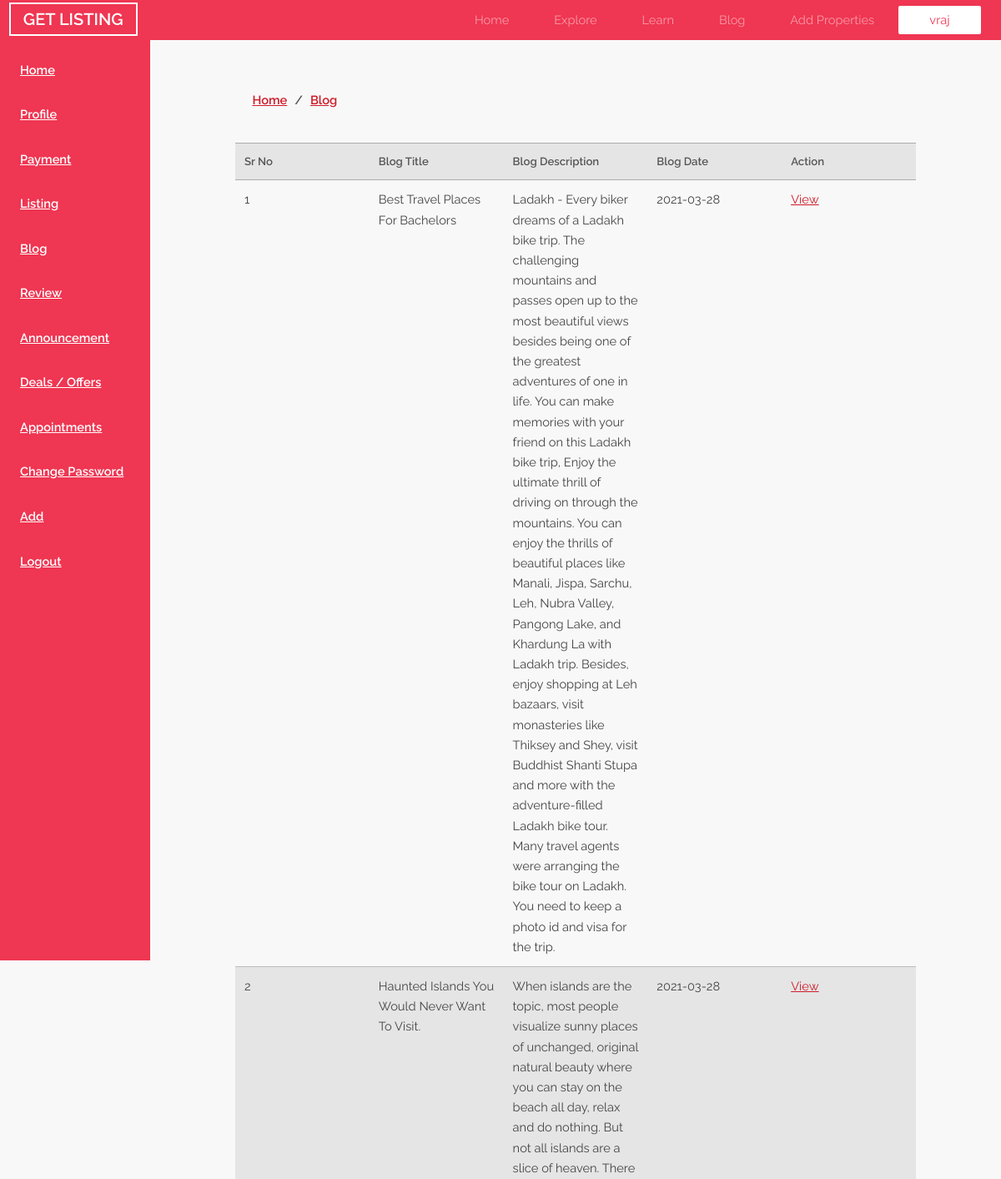
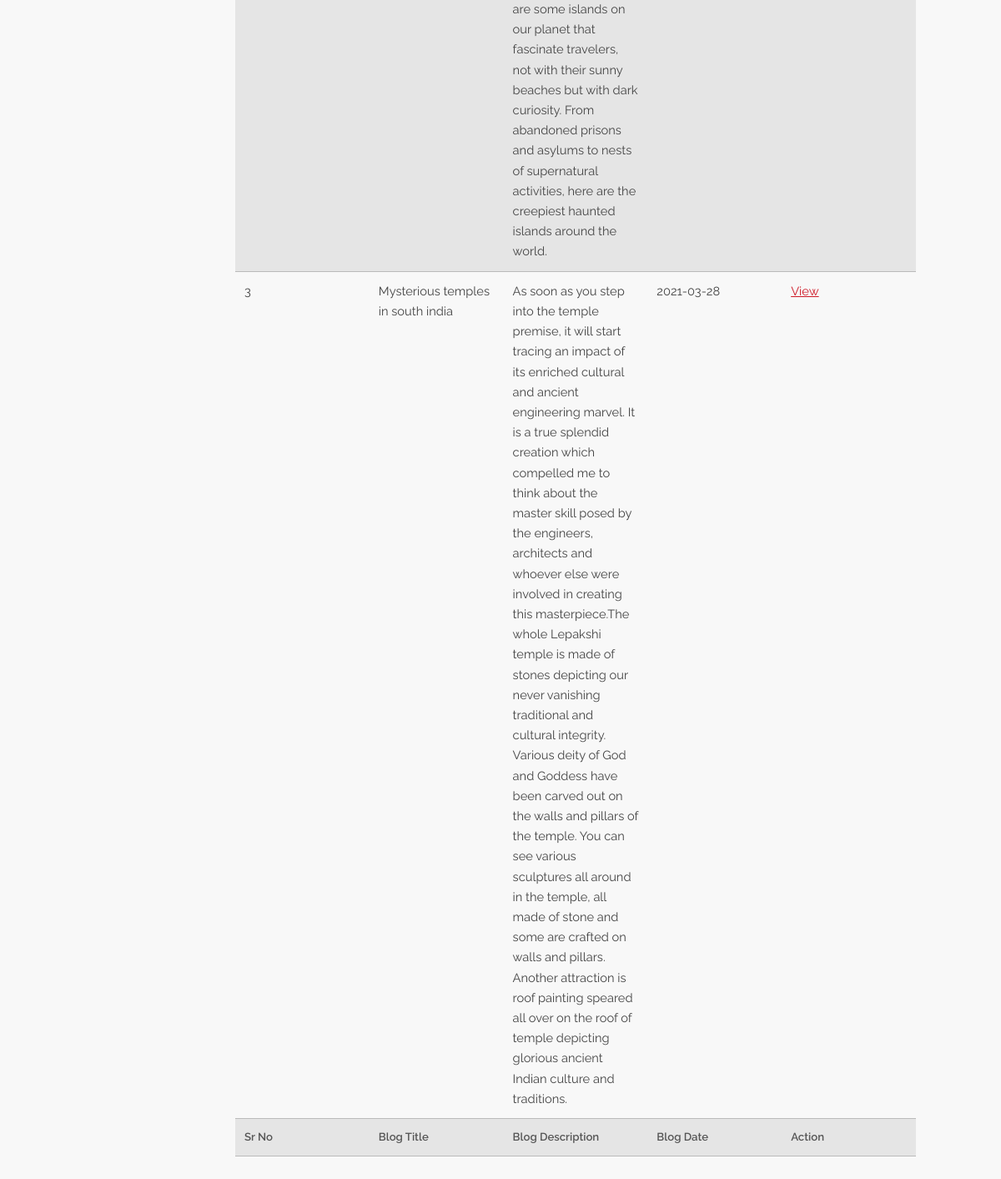
The page /dashboard/blog.php (signed in) on the database its author committed (2 pictures, top to bottom).
### tables this page shows
CREATE TABLE `user_type` (
  `id` int(10) NOT NULL,
  `name` varchar(50) NOT NULL,
  `email` varchar(50) NOT NULL,
  `contact` varchar(10) NOT NULL,
  `password` varchar(50) NOT NULL,
  `verify_code` int(10) NOT NULL,
  `type` varchar(20) NOT NULL DEFAULT 'user',
  `listing` int(10) NOT NULL DEFAULT 0,
  `fav_listing` text NOT NULL,
  `status` int(1) NOT NULL DEFAULT 0
);

CREATE TABLE `blog` (
  `id` int(10) NOT NULL,
  `listing_id` int(10) NOT NULL,
  `member_email` varchar(50) NOT NULL,
  `blog_title` varchar(500) NOT NULL,
  `blog_description` varchar(900) NOT NULL,
  `blog_date` date NOT NULL,
  `blog_image` varchar(300) NOT NULL,
  `blog_number` int(10) NOT NULL DEFAULT 0,
  `status` int(1) NOT NULL DEFAULT 0
);

### dashboard/blog.php (the view, shortened to what this page needs)
<link rel="stylesheet" type="text/css" href="../css/style.css">
<?php include('header.php'); ?>
<?php include('prevent_user.php'); ?>
<?php
        $free = mysqli_query($conn,"SELECT * FROM user_type WHERE id='{$_SESSION['id']}' AND type='free'");
        $standard = mysqli_query($conn,"SELECT * FROM user_type WHERE id='{$_SESSION['id']}' AND type='standard'");
        $free_row = mysqli_fetch_row($free);
        $standard_row = mysqli_fetch_row($standard);
        if (mysqli_num_rows($free)>0)
        {
        	$blog = mysqli_query($conn,"SELECT * FROM blog WHERE member_email = '{$free_row['2']}'");
        	include('free_sidebar.php');
        	?>
        	<title><?php echo ucfirst($free_row['1'])." - Blogs"; ?></title>
        	<?php
            echo "
	            <div class='bread_crumb'>
	            	<label><a href='home.php' class='a_left'>Home</a>/<a href='blog.php' class='a_right'>Blog</a></label>
	            </div>
	            <div class='listing'>
					<table>
						<tr>
							<th>Sr No</th>
							<th>Blog Title</th>
							<th>Blog Description</th>
							<th>Blog Date</th>
							<th>Action</th>
						</tr>
					";
						if (mysqli_num_rows($blog)>0)
						{
							$i = 1;
							while ($blog_row = mysqli_fetch_row($blog))
							{
								echo '
								<tr>
									<td>'.$i.'</td>
									<td>'.$blog_row['3'].'</td>
									<td>'.$blog_row['4'].'</td>
									<td>'.$blog_row['5'].'</td>
									<td><a href="blog_details.php?id='. $blog_row['0'] .'">View</a></td>
								</tr>
								';
								$i++;
							}
						}
					echo "
							<tr>
								<th>Sr No</th>
								<th>Blog Title</th>
								<th>Blog Description</th>
								<th>Blog Date</th>
								<th>Action</th>
							</tr>
						</table>
				</div>
					";
        }
        elseif (mysqli_num_rows($standard)>0)
        {
        	$blog = mysqli_query($conn,"SELECT * FROM blog WHERE member_email = '{$standard_row['2']}'");
        	include('standard_sidebar.php');
        	?>
        	<?php
            echo "
	            <div class='bread_crumb'>
	            	<label><a href='home.php' class='a_left'>Home</a>/<a href='blog.php' class='a_right'>Blog</a></label>
	            </div>
	            <div class='listing'>
					<table>
						<tr>
							<th>Sr No</th>
							<th>Blog Title</th>
							<th>Blog Description</th>
							<th>Blog Date</th>
							<th>Action</th>
						</tr>
					";
						if (mysqli_num_rows($blog)>0)
						{
							$i = 1;
							while ($blog_row = mysqli_fetch_row($blog))
							{
								echo '
								<tr>
									<td>'.$i.'</td>
									<td>'.$blog_row['3'].'</td>
									<td>'.$blog_row['4'].'</td>
									<td>'.$blog_row['5'].'</td>
									<td><a href="blog_details.php?id='. $blog_row['0'] .'">View</a></td>
								</tr>
								';
								$i++;
							}
						}
					echo "
							<tr>
								<th>Sr No</th>
								<th>Blog Title</th>
								<th>Blog Description</th>
								<th>Blog Date</th>
								<th>Action</th>
							</tr>
						</table>
				</div>
					";
        }
?>

### dashboard/header.php (shortened to what this page needs)
<?php include('../db.php'); session_start(); ?>
<link rel="stylesheet" href="../css/style.css" />
<link rel="stylesheet" href="https://cdnjs.cloudflare.com/ajax/libs/font-awesome/4.7.0/css/font-awesome.min.css">
<?php
	if (isset($_SESSION['id']))
	{
		$query = mysqli_query($conn,"SELECT * FROM user_type WHERE id='{$_SESSION['id']}'");
		$row = mysqli_fetch_row($query);
		echo "
			<header id='header'>
				<div class='logo_div'>
						<a class='logo' href='../index.php'>GET LISTING</a>
				</div>
				<div class='togglemnu'><span></span><span></span><span></span></div>
				<nav class='nav_header'>
					<a href='../index.php'>Home</a>
					<a href='../explore.php'>Explore</a>
					<a href='../learn.php'>Learn</a>
					<a href='../blog.php'>Blog</a>
					<a href='../plans.php'>Add Properties</a>
					<a href='home.php' class='header_a'>{$row['1']}</a>
				</nav>
			</header>
		";
	}
?>

### dashboard/standard_sidebar.php
<link rel="stylesheet" href="../css/style.css" />
<?php
	echo "
            	<div class='sidebar'>
	            	<label><a href='home.php'>Home</a></label>
	            	<label><a href='profile.php'>Profile</a></label>
	            	<label><a href='payment.php'>Payment</a></label>
	            	<label><a href='listing.php'>Listing</a></label>
	            	<label><a href='blog.php'>Blog</a></label>
	            	<label><a href='review.php'>Review</a></label>
	            	<label><a href='announcement.php'>Announcement</a></label>
	            	<label><a href='deals_offers.php'>Deals / Offers</a></label>
	            	<label><a href='appointment.php'>Appointments</a></label>
	            	<label><a href='change_password.php'>Change Password</a></label>
	            	<label><a href='add_more.php'>Add</a></label>
	            	<label><a href='logout.php'>Logout</a></label>
	            </div>
	      ";
?>

### rows shown on the page
user_type: name "vraj"
blog: blog_title "Best Travel Places For Bachelors", blog_description "Ladakh - Every biker dreams of a Ladakh bike trip. The challenging mountains and passes open up to the most beautiful views besides being one of the greatest adventures of one in life. You can make memories with your friend on this Ladakh bike trip, Enjoy the ultimate thrill of driving on through the mountains. You can enjoy the thrills of beautiful places like Manali, Jispa, Sarchu, Leh, Nubra Valley, Pangong Lake, and Khardung La with Ladakh trip. Besides, enjoy shopping at Leh bazaars, visit monasteries like Thiksey and Shey, visit Buddhist Shanti Stupa and more with the adventure-filled Ladakh bike tour. Many travel agents were arranging the bike tour on Ladakh. You need to keep a photo…", blog_date "2021-03-28"
blog: blog_title "Haunted Islands You Would Never Want To Visit.", blog_description "When islands are the topic, most people visualize sunny places of unchanged, original natural beauty where you can stay on the beach all day, relax and do nothing. But not all islands are a slice of heaven. There are some islands on our planet that fascinate travelers, not with their sunny beaches but with dark curiosity. From abandoned prisons and asylums to nests of supernatural activities, here are the creepiest haunted islands around the world.", blog_date "2021-03-28"
blog: blog_title "Mysterious temples in south india", blog_description "As soon as you step into the temple premise, it will start tracing an impact of its enriched cultural and ancient engineering marvel. It is a true splendid creation which compelled me to think about the master skill posed by the engineers, architects and whoever else were involved in creating this masterpiece.The whole Lepakshi temple is made of stones depicting our never vanishing traditional and cultural integrity. Various deity of God and Goddess have been carved out on the walls and pillars of the temple. You can see various sculptures all around in the temple, all made of stone and some are crafted on walls and pillars. Another attraction is roof painting speared all over on the roof…", blog_date "2021-03-28"
